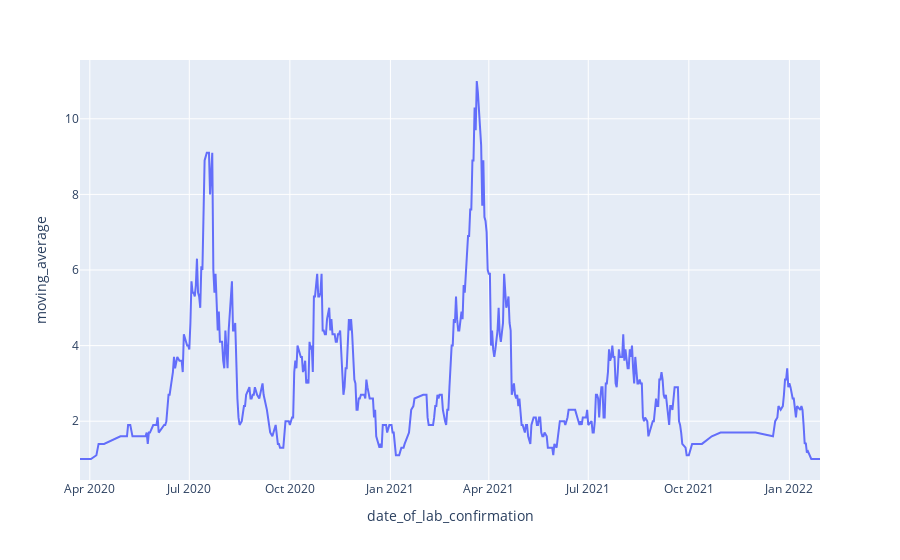

The notebook cell this image was saved under:
### Code cell
px.line(data_nai, x = "date_of_lab_confirmation", y = "moving_average")

### Figure 1 — Plotly figure (JSON) as saved in the notebook; plotly's stock layout.template omitted (floating-point values rounded to 4 significant figures; data arrays with more than 128 entries replaced by an {"elided": "..."} marker saying what was removed)
{"data": [{"hovertemplate": "date_of_lab_confirmation=%{x}<br>moving_average=%{y}<extra></extra>", "legendgroup": "", "line": {"color": "#636efa", "dash": "solid"}, "marker": {"symbol": "circle"}, "mode": "lines", "name": "", "orientation": "v", "showlegend": false, "type": "scatter", "x": {"elided": "466 str values"}, "xaxis": "x", "y": {"elided": "466 float values"}, "yaxis": "y"}], "layout": {"legend": {"tracegroupgap": 0}, "margin": {"t": 60}, "xaxis": {"anchor": "y", "domain": [0, 1], "title": {"text": "date_of_lab_confirmation"}}, "yaxis": {"anchor": "x", "domain": [0, 1], "title": {"text": "moving_average"}}}}
